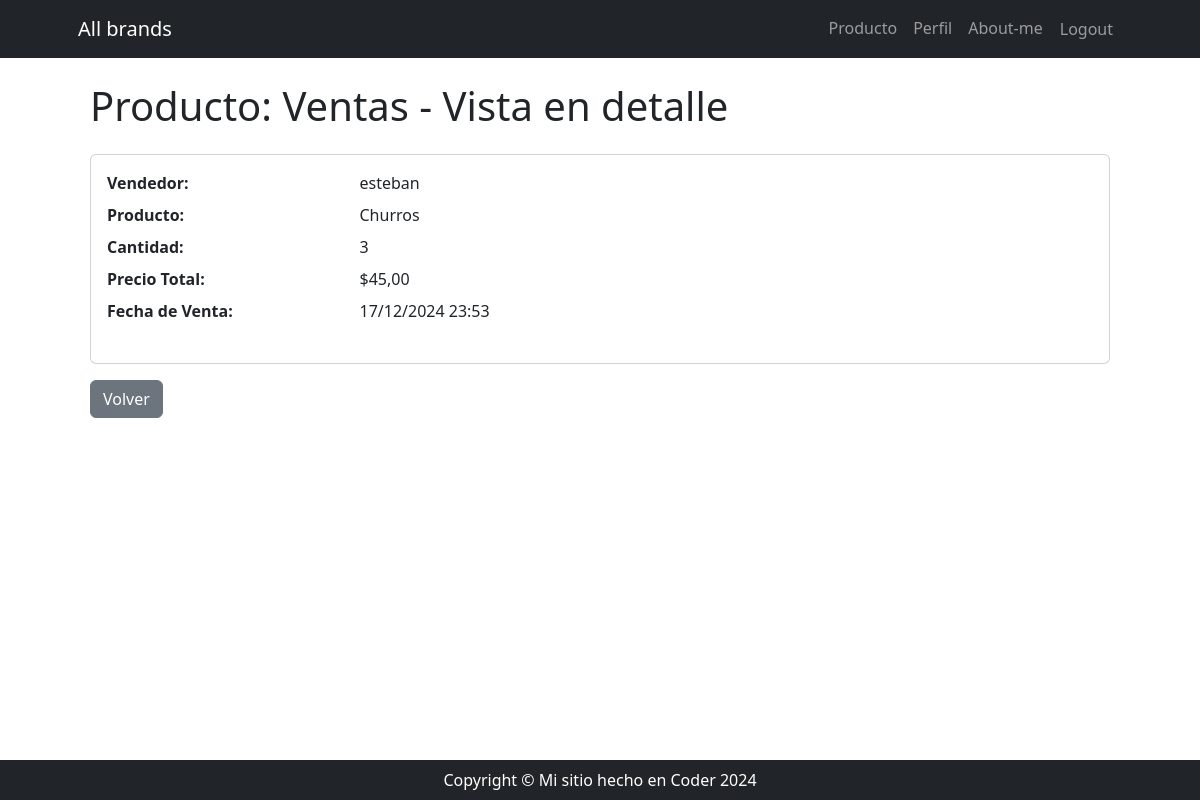
Page /producto/venta/detail/1 (signed in) on the earlier database version.
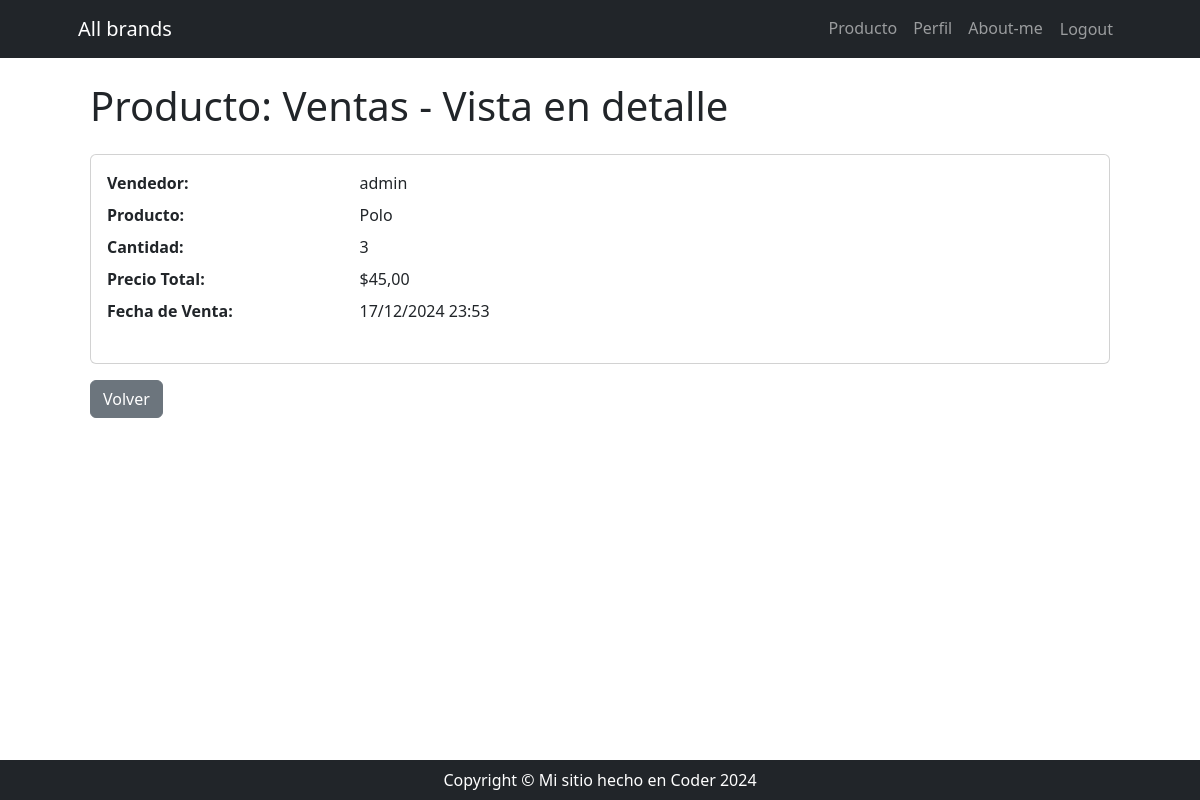
Same page on the later database version.
### producto/models.py (models this page shows, shortened)
class Venta(models.Model):
    vendedor = models.ForeignKey(Vendedor, on_delete=models.DO_NOTHING)
    producto = models.ForeignKey(Producto, on_delete=models.DO_NOTHING)
    cantidad = models.PositiveIntegerField()
    precio_total = models.DecimalField(max_digits=10, decimal_places=2, editable=False)
    fecha_venta = models.DateTimeField(default=timezone.now, editable=False)
    class Meta:
        ordering = ('-fecha_venta',)

class Vendedor(models.Model):
    usuario = models.OneToOneField(User, on_delete=models.CASCADE, related_name='vendedor')
    celular = models.CharField(max_length=50)
    avatar = models.ImageField(upload_to='imagenes_perfil', blank=True, null=True)

class Producto(models.Model):
    categoria = models.ForeignKey(
        Categoria,
        on_delete=models.SET_NULL,
        null=True,
        blank=True,
        verbose_name='categoría',
    )
    nombre = models.CharField(max_length=100, db_index=True)
    descripcion = models.TextField(blank=True, null=True, verbose_name='descripción')
    precio = models.DecimalField(max_digits=10, decimal_places=2)
    stock = models.PositiveIntegerField()
    class Meta:
        unique_together = ('categoria', 'nombre')
        verbose_name = 'Producto'
        verbose_name_plural = 'Productos'

### producto/views_models/venta.py (the view)
# urls.py: path('venta/detail/<int:pk>', venta.VentaDetailView.as_view(), name='venta_detail'),
class VentaDetailView(DetailView):
    model = Venta

### producto/templates/producto/venta_detail.html
{% extends 'core/base.html' %}
{% block content %}
    <div class="container mt-4">
        <h1 class="mb-4">Producto: Ventas - Vista en detalle</h1>
        <div class="card">
            <div class="card-body">
                <dl class="row">
                    <dt class="col-sm-3">Vendedor:</dt>
                    <dd class="col-sm-9">{{ object.vendedor.usuario.username }}</dd>
                    <dt class="col-sm-3">Producto:</dt>
                    <dd class="col-sm-9">{{ object.producto.nombre }}</dd>
                    <dt class="col-sm-3">Cantidad:</dt>
                    <dd class="col-sm-9">{{ object.cantidad }}</dd>
                    <dt class="col-sm-3">Precio Total:</dt>
                    <dd class="col-sm-9">${{ object.precio_total|floatformat:2 }}</dd>
                    <dt class="col-sm-3">Fecha de Venta:</dt>
                    <dd class="col-sm-9">{{ object.fecha_venta|date:"d/m/Y H:i" }}</dd>
                </dl>
            </div>
        </div>
        <div class="mt-3">
            <a href="{% url 'producto:venta_list' %}" class="btn btn-secondary">Volver</a>
        </div>
    </div>
{% endblock content %}

Differences in the rows shown:
changed through a linked row, Venta: vendedor.usuario.username "esteban" → "admin"; producto.nombre "Churros" → "Polo"
